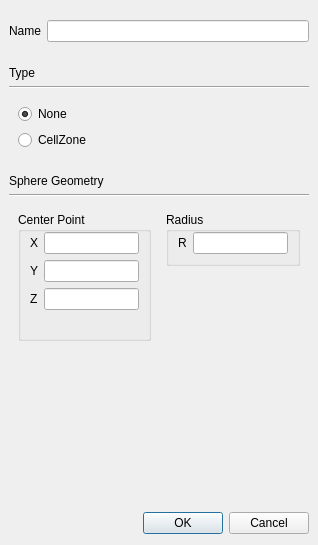
<?xml version="1.0" encoding="UTF-8"?>
<ui version="4.0">
 <class>VolumeDialog</class>
 <widget class="QDialog" name="VolumeDialog">
  <property name="geometry">
   <rect>
    <x>0</x>
    <y>0</y>
    <width>318</width>
    <height>532</height>
   </rect>
  </property>
  <property name="windowTitle">
   <string>Dialog</string>
  </property>
  <layout class="QVBoxLayout" name="verticalLayout_6">
   <property name="leftMargin">
    <number>9</number>
   </property>
   <property name="rightMargin">
    <number>9</number>
   </property>
   <item>
    <widget class="QWidget" name="widget_5" native="true">
     <layout class="QFormLayout" name="formLayout_3">
      <property name="leftMargin">
       <number>0</number>
      </property>
      <property name="rightMargin">
       <number>0</number>
      </property>
      <property name="bottomMargin">
       <number>9</number>
      </property>
      <item row="0" column="0">
       <widget class="QLabel" name="label_11">
        <property name="text">
         <string>Name</string>
        </property>
       </widget>
      </item>
      <item row="0" column="1">
       <widget class="QLineEdit" name="name"/>
      </item>
     </layout>
    </widget>
   </item>
   <item>
    <widget class="QWidget" name="widget_2" native="true">
     <layout class="QVBoxLayout" name="verticalLayout_3">
      <property name="spacing">
       <number>6</number>
      </property>
      <property name="leftMargin">
       <number>0</number>
      </property>
      <property name="rightMargin">
       <number>0</number>
      </property>
      <property name="bottomMargin">
       <number>0</number>
      </property>
      <item>
       <widget class="QLabel" name="label_12">
        <property name="text">
         <string>Type</string>
        </property>
       </widget>
      </item>
      <item>
       <widget class="Line" name="line_2">
        <property name="orientation">
         <enum>Qt::Horizontal</enum>
        </property>
       </widget>
      </item>
      <item>
       <widget class="QWidget" name="widget_9" native="true">
        <layout class="QVBoxLayout" name="verticalLayout_8">
         <item>
          <widget class="QRadioButton" name="none">
           <property name="text">
            <string>None</string>
           </property>
           <property name="checked">
            <bool>true</bool>
           </property>
           <attribute name="buttonGroup">
            <string notr="true">typeRadios</string>
           </attribute>
          </widget>
         </item>
         <item>
          <widget class="QRadioButton" name="cellZone">
           <property name="text">
            <string>CellZone</string>
           </property>
           <attribute name="buttonGroup">
            <string notr="true">typeRadios</string>
           </attribute>
          </widget>
         </item>
        </layout>
       </widget>
      </item>
     </layout>
    </widget>
   </item>
   <item>
    <widget class="QStackedWidget" name="geometryStack">
     <property name="currentIndex">
      <number>1</number>
     </property>
     <widget class="QWidget" name="hex">
      <layout class="QVBoxLayout" name="verticalLayout_12">
       <property name="leftMargin">
        <number>0</number>
       </property>
       <property name="rightMargin">
        <number>0</number>
       </property>
       <item>
        <widget class="QLabel" name="label_13">
         <property name="text">
          <string>Hex Geometry</string>
         </property>
        </widget>
       </item>
       <item>
        <widget class="Line" name="line_3">
         <property name="orientation">
          <enum>Qt::Horizontal</enum>
         </property>
        </widget>
       </item>
       <item>
        <widget class="QWidget" name="widget_4" native="true">
         <layout class="QGridLayout" name="gridLayout_3">
          <property name="leftMargin">
           <number>9</number>
          </property>
          <property name="topMargin">
           <number>9</number>
          </property>
          <property name="rightMargin">
           <number>9</number>
          </property>
          <property name="bottomMargin">
           <number>9</number>
          </property>
          <item row="0" column="1">
           <widget class="QLabel" name="label">
            <property name="text">
             <string>Min.</string>
            </property>
            <property name="alignment">
             <set>Qt::AlignCenter</set>
            </property>
           </widget>
          </item>
          <item row="0" column="2">
           <widget class="QLabel" name="label_2">
            <property name="text">
             <string>Max.</string>
            </property>
            <property name="alignment">
             <set>Qt::AlignCenter</set>
            </property>
           </widget>
          </item>
          <item row="1" column="0">
           <widget class="QLabel" name="label_3">
            <property name="text">
             <string>X</string>
            </property>
           </widget>
          </item>
          <item row="1" column="1">
           <widget class="QLineEdit" name="minX"/>
          </item>
          <item row="1" column="2">
           <widget class="QLineEdit" name="maxX"/>
          </item>
          <item row="2" column="0">
           <widget class="QLabel" name="label_4">
            <property name="text">
             <string>Y</string>
            </property>
           </widget>
          </item>
          <item row="2" column="1">
           <widget class="QLineEdit" name="minY"/>
          </item>
          <item row="2" column="2">
           <widget class="QLineEdit" name="maxY"/>
          </item>
          <item row="3" column="0">
           <widget class="QLabel" name="label_5">
            <property name="text">
             <string>Z</string>
            </property>
           </widget>
          </item>
          <item row="3" column="1">
           <widget class="QLineEdit" name="minZ"/>
          </item>
          <item row="3" column="2">
           <widget class="QLineEdit" name="maxZ"/>
          </item>
         </layout>
        </widget>
       </item>
       <item>
        <spacer name="verticalSpacer_2">
         <property name="orientation">
          <enum>Qt::Vertical</enum>
         </property>
         <property name="sizeHint" stdset="0">
          <size>
           <width>20</width>
           <height>40</height>
          </size>
         </property>
        </spacer>
       </item>
      </layout>
     </widget>
     <widget class="QWidget" name="sphere">
      <layout class="QVBoxLayout" name="verticalLayout_9">
       <property name="leftMargin">
        <number>0</number>
       </property>
       <property name="rightMargin">
        <number>0</number>
       </property>
       <item>
        <widget class="QLabel" name="label_14">
         <property name="text">
          <string>Sphere Geometry</string>
         </property>
        </widget>
       </item>
       <item>
        <widget class="Line" name="line_4">
         <property name="orientation">
          <enum>Qt::Horizontal</enum>
         </property>
        </widget>
       </item>
       <item>
        <widget class="QWidget" name="widget_11" native="true">
         <layout class="QHBoxLayout" name="horizontalLayout_2">
          <item>
           <widget class="QGroupBox" name="groupBox">
            <property name="title">
             <string>Center Point</string>
            </property>
            <layout class="QFormLayout" name="formLayout">
             <property name="leftMargin">
              <number>9</number>
             </property>
             <property name="topMargin">
              <number>0</number>
             </property>
             <property name="bottomMargin">
              <number>9</number>
             </property>
             <item row="0" column="0">
              <widget class="QLabel" name="label_6">
               <property name="text">
                <string>X</string>
               </property>
              </widget>
             </item>
             <item row="0" column="1">
              <widget class="QLineEdit" name="centerX"/>
             </item>
             <item row="1" column="0">
              <widget class="QLabel" name="label_7">
               <property name="text">
                <string>Y</string>
               </property>
              </widget>
             </item>
             <item row="1" column="1">
              <widget class="QLineEdit" name="centerY"/>
             </item>
             <item row="2" column="0">
              <widget class="QLabel" name="label_8">
               <property name="text">
                <string>Z</string>
               </property>
              </widget>
             </item>
             <item row="2" column="1">
              <widget class="QLineEdit" name="centerZ"/>
             </item>
            </layout>
           </widget>
          </item>
          <item>
           <widget class="QWidget" name="widget_12" native="true">
            <layout class="QVBoxLayout" name="verticalLayout_10">
             <property name="topMargin">
              <number>0</number>
             </property>
             <property name="rightMargin">
              <number>0</number>
             </property>
             <item>
              <widget class="QGroupBox" name="groupBox_2">
               <property name="title">
                <string>Radius</string>
               </property>
               <layout class="QFormLayout" name="formLayout_2">
                <property name="topMargin">
                 <number>0</number>
                </property>
                <item row="0" column="0">
                 <widget class="QLabel" name="label_9">
                  <property name="text">
                   <string>R</string>
                  </property>
                 </widget>
                </item>
                <item row="0" column="1">
                 <widget class="QLineEdit" name="sphereRadius"/>
                </item>
               </layout>
              </widget>
             </item>
             <item>
              <spacer name="verticalSpacer">
               <property name="orientation">
                <enum>Qt::Vertical</enum>
               </property>
               <property name="sizeHint" stdset="0">
                <size>
                 <width>20</width>
                 <height>0</height>
                </size>
               </property>
              </spacer>
             </item>
            </layout>
           </widget>
          </item>
         </layout>
        </widget>
       </item>
       <item>
        <spacer name="verticalSpacer_3">
         <property name="orientation">
          <enum>Qt::Vertical</enum>
         </property>
         <property name="sizeHint" stdset="0">
          <size>
           <width>20</width>
           <height>40</height>
          </size>
         </property>
        </spacer>
       </item>
      </layout>
     </widget>
     <widget class="QWidget" name="cylinder">
      <layout class="QVBoxLayout" name="verticalLayout_13">
       <property name="leftMargin">
        <number>0</number>
       </property>
       <property name="rightMargin">
        <number>0</number>
       </property>
       <item>
        <widget class="QLabel" name="label_15">
         <property name="text">
          <string>Cylinder Geometry</string>
         </property>
        </widget>
       </item>
       <item>
        <widget class="Line" name="line_5">
         <property name="orientation">
          <enum>Qt::Horizontal</enum>
         </property>
        </widget>
       </item>
       <item>
        <widget class="QWidget" name="widget_3" native="true">
         <layout class="QVBoxLayout" name="verticalLayout_11">
          <item>
           <widget class="QWidget" name="widget_7" native="true">
            <layout class="QHBoxLayout" name="horizontalLayout">
             <property name="leftMargin">
              <number>0</number>
             </property>
             <property name="topMargin">
              <number>0</number>
             </property>
             <property name="rightMargin">
              <number>0</number>
             </property>
             <property name="bottomMargin">
              <number>0</number>
             </property>
             <item>
              <widget class="QGroupBox" name="groupBox_3">
               <property name="title">
                <string>Axis Point 1</string>
               </property>
               <layout class="QFormLayout" name="formLayout_4">
                <property name="leftMargin">
                 <number>9</number>
                </property>
                <property name="topMargin">
                 <number>0</number>
                </property>
                <item row="0" column="0">
                 <widget class="QLabel" name="label_18">
                  <property name="text">
                   <string>X</string>
                  </property>
                 </widget>
                </item>
                <item row="0" column="1">
                 <widget class="QLineEdit" name="axis1X"/>
                </item>
                <item row="1" column="0">
                 <widget class="QLabel" name="label_19">
                  <property name="text">
                   <string>Y</string>
                  </property>
                 </widget>
                </item>
                <item row="1" column="1">
                 <widget class="QLineEdit" name="axis1Y"/>
                </item>
                <item row="2" column="0">
                 <widget class="QLabel" name="label_20">
                  <property name="text">
                   <string>Z</string>
                  </property>
                 </widget>
                </item>
                <item row="2" column="1">
                 <widget class="QLineEdit" name="axis1Z"/>
                </item>
               </layout>
              </widget>
             </item>
             <item>
              <widget class="QGroupBox" name="groupBox_5">
               <property name="title">
                <string>Axis Point 2</string>
               </property>
               <layout class="QFormLayout" name="formLayout_6">
                <property name="topMargin">
                 <number>0</number>
                </property>
                <property name="rightMargin">
                 <number>9</number>
                </property>
                <item row="0" column="0">
                 <widget class="QLabel" name="label_24">
                  <property name="text">
                   <string>X</string>
                  </property>
                 </widget>
                </item>
                <item row="0" column="1">
                 <widget class="QLineEdit" name="axis2X"/>
                </item>
                <item row="1" column="0">
                 <widget class="QLabel" name="label_25">
                  <property name="text">
                   <string>Y</string>
                  </property>
                 </widget>
                </item>
                <item row="1" column="1">
                 <widget class="QLineEdit" name="axis2Y"/>
                </item>
                <item row="2" column="0">
                 <widget class="QLabel" name="label_26">
                  <property name="text">
                   <string>Z</string>
                  </property>
                 </widget>
                </item>
                <item row="2" column="1">
                 <widget class="QLineEdit" name="axis2Z"/>
                </item>
               </layout>
              </widget>
             </item>
            </layout>
           </widget>
          </item>
          <item>
           <widget class="QGroupBox" name="singleRadius">
            <property name="title">
             <string>Radius</string>
            </property>
            <layout class="QFormLayout" name="formLayout_7">
             <item row="0" column="0">
              <widget class="QLabel" name="label_27">
               <property name="text">
                <string>R</string>
               </property>
              </widget>
             </item>
             <item row="0" column="1">
              <widget class="QLineEdit" name="cylinderRadius"/>
             </item>
            </layout>
           </widget>
          </item>
          <item>
           <widget class="QGroupBox" name="annulusRadius">
            <property name="title">
             <string>Radius</string>
            </property>
            <layout class="QFormLayout" name="formLayout_8">
             <item row="0" column="0">
              <widget class="QLabel" name="label_28">
               <property name="text">
                <string>Inner R</string>
               </property>
              </widget>
             </item>
             <item row="0" column="1">
              <widget class="QLineEdit" name="innerRadius"/>
             </item>
             <item row="1" column="0">
              <widget class="QLabel" name="label_29">
               <property name="text">
                <string>Outer R</string>
               </property>
              </widget>
             </item>
             <item row="1" column="1">
              <widget class="QLineEdit" name="outerRadius"/>
             </item>
            </layout>
           </widget>
          </item>
         </layout>
        </widget>
       </item>
      </layout>
     </widget>
    </widget>
   </item>
   <item>
    <widget class="QDialogButtonBox" name="buttonBox">
     <property name="orientation">
      <enum>Qt::Horizontal</enum>
     </property>
     <property name="standardButtons">
      <set>QDialogButtonBox::Cancel|QDialogButtonBox::Ok</set>
     </property>
    </widget>
   </item>
  </layout>
 </widget>
 <tabstops>
  <tabstop>name</tabstop>
  <tabstop>none</tabstop>
  <tabstop>cellZone</tabstop>
  <tabstop>minX</tabstop>
  <tabstop>maxX</tabstop>
  <tabstop>minY</tabstop>
  <tabstop>maxY</tabstop>
  <tabstop>minZ</tabstop>
  <tabstop>maxZ</tabstop>
  <tabstop>centerX</tabstop>
  <tabstop>centerY</tabstop>
  <tabstop>centerZ</tabstop>
  <tabstop>sphereRadius</tabstop>
  <tabstop>axis1X</tabstop>
  <tabstop>axis2X</tabstop>
  <tabstop>axis1Y</tabstop>
  <tabstop>axis2Y</tabstop>
  <tabstop>axis1Z</tabstop>
  <tabstop>axis2Z</tabstop>
  <tabstop>cylinderRadius</tabstop>
  <tabstop>innerRadius</tabstop>
  <tabstop>outerRadius</tabstop>
 </tabstops>
 <resources/>
 <connections>
  <connection>
   <sender>buttonBox</sender>
   <signal>accepted()</signal>
   <receiver>VolumeDialog</receiver>
   <slot>accept()</slot>
   <hints>
    <hint type="sourcelabel">
     <x>248</x>
     <y>254</y>
    </hint>
    <hint type="destinationlabel">
     <x>157</x>
     <y>274</y>
    </hint>
   </hints>
  </connection>
  <connection>
   <sender>buttonBox</sender>
   <signal>rejected()</signal>
   <receiver>VolumeDialog</receiver>
   <slot>reject()</slot>
   <hints>
    <hint type="sourcelabel">
     <x>316</x>
     <y>260</y>
    </hint>
    <hint type="destinationlabel">
     <x>286</x>
     <y>274</y>
    </hint>
   </hints>
  </connection>
 </connections>
 <buttongroups>
  <buttongroup name="typeRadios"/>
 </buttongroups>
</ui>
